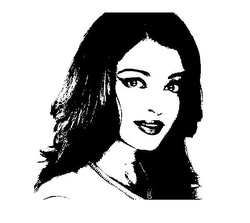
#> input picture images/morph_input.jpg, 250 x 223 px, shrunk from 600 x 536 before the run
$ python morph_input_operations_comparison.py
#> lines starting #> are read from the running program, lines starting #| are printed output that depends on the picture; after the words box and inside, x2 and y2 are one past the last pixel; in counts of white or black regions, pixels touching at a corner belong together
"""
Compare the basic morphological operations (erosion, dilation, gradient, open,
close, top hat, black hat) on morph_input.jpg using a single 5x5 kernel, shown
as a labeled 2x4 grid.
"""

import os  # standard library module for file/path operations
import numpy as np  # used to build the square kernel
import cv2  # OpenCV library for computer vision tasks
import matplotlib.pyplot as plt  # used to build the labeled comparison grid

image_path = os.path.join(os.path.dirname(__file__), "images", "morph_input.jpg")
gray = cv2.imread(image_path, cv2.IMREAD_GRAYSCALE)  # morphology works on single-channel images
#> gray is the input picture: shape (223, 250); min 0, max 255, mean 181.4

if gray is None:  # cv2.imread returns None if the file wasn't found or couldn't be read
    raise FileNotFoundError(f"Could not load image at: {image_path}")  # stop execution with a clear error

# Otsu thresholding picks a cutoff automatically so morphology has a true binary image to work with
_, image = cv2.threshold(gray, 0, 255, cv2.THRESH_BINARY + cv2.THRESH_OTSU)
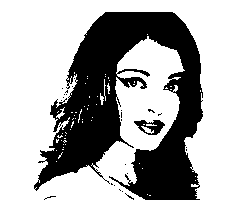
#> image: shape (223, 250); 70.8% white; 25 black regions (23 under 20 px), largest, box (x1, y1, x2, y2) and area: (34, 12, 203, 200) 15946, (134, 120, 165, 135) 244

kernel = np.ones((5, 5), np.uint8)

erosion = cv2.erode(image, kernel, iterations=1)  # shrinks white regions, trims their edges
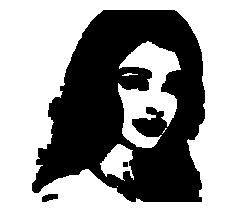
#> erosion: shape (223, 250); 62.5% white; 3 black regions, box (x1, y1, x2, y2) and area: (32, 10, 205, 202) 20813, (42, 194, 58, 202) 93, (123, 162, 128, 167) 25
dilation = cv2.dilate(image, kernel, iterations=1)  # grows white regions, thickens their edges
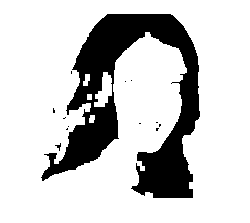
#> dilation: shape (223, 250); 79.6% white; 13 black regions (12 under 20 px), largest, box (x1, y1, x2, y2) and area: (41, 14, 200, 198) 11332
gradient = cv2.morphologyEx(image, cv2.MORPH_GRADIENT, kernel)  # dilation minus erosion = outline
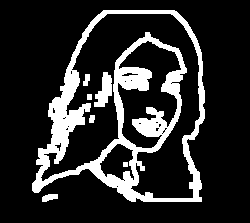
#> gradient: shape (223, 250); 17.1% white; 7 white regions, largest, box (x1, y1, x2, y2) and area: (32, 10, 205, 202) 8923, (94, 72, 112, 107) 372, (42, 194, 58, 202) 93
opening = cv2.morphologyEx(image, cv2.MORPH_OPEN, kernel)  # erosion then dilation: removes small white specks
#> opening: shape (223, 250); 68.9% white; 5 black regions (3 under 20 px), largest, box (x1, y1, x2, y2) and area: (34, 12, 203, 200) 16999, (134, 113, 165, 135) 323
closing = cv2.morphologyEx(image, cv2.MORPH_CLOSE, kernel)  # dilation then erosion: fills small black gaps
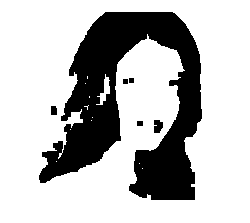
#> closing: shape (223, 250); 73.4% white; 6 black regions, box (x1, y1, x2, y2) and area: (39, 12, 202, 200) 14582, (154, 120, 163, 133) 97, (51, 106, 57, 115) 52, (137, 121, 143, 126) 30, (123, 79, 128, 84) 25, (129, 78, 134, 83) 25
tophat = cv2.morphologyEx(image, cv2.MORPH_TOPHAT, kernel)  # original minus opening: isolates small bright details
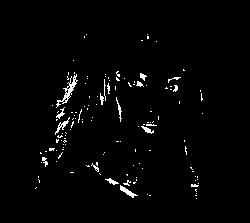
#> tophat: shape (223, 250); 1.9% white in thin lines or dots, all inside (x1, y1, x2, y2) = (35, 34, 203, 199)
blackhat = cv2.morphologyEx(image, cv2.MORPH_BLACKHAT, kernel)  # closing minus original: isolates small dark details
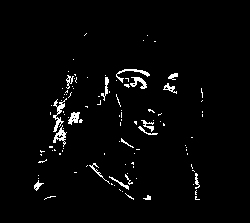
#> blackhat: shape (223, 250); 2.6% white in thin lines or dots, all inside (x1, y1, x2, y2) = (34, 33, 203, 200)

titles = ["Original", "Erosion", "Dilation", "Gradient", "Open", "Close", "Top Hat", "Black Hat"]
results = [image, erosion, dilation, gradient, opening, closing, tophat, blackhat]

fig, axes = plt.subplots(2, 4, figsize=(16, 8), num="Morph Input: Basic Operations")

for i, (title, result) in enumerate(zip(titles, results)):
    ax = axes[i // 4, i % 4]
    ax.imshow(result, cmap="gray")
    ax.set_xticks([])
    ax.set_yticks([])
    ax.set_title(title, fontsize=12)
#> this loop made 8 passes
#> title on passes 1 to 8: 'Original', 'Erosion', 'Dilation', 'Gradient', 'Open', 'Close', 'Top Hat', 'Black Hat'

fig.suptitle("Morph Input: Basic Morphological Operations (5x5 Kernel)", fontsize=16)
fig.tight_layout(rect=(0, 0, 1, 0.94))

output_dir = os.path.join(os.path.dirname(__file__), "output_images")
output_path = os.path.join(output_dir, "morph_input_operations_comparison.jpg")
fig.savefig(output_path, dpi=150)
print(f"Saved basic operations comparison grid to: {output_path}")

plt.show()
